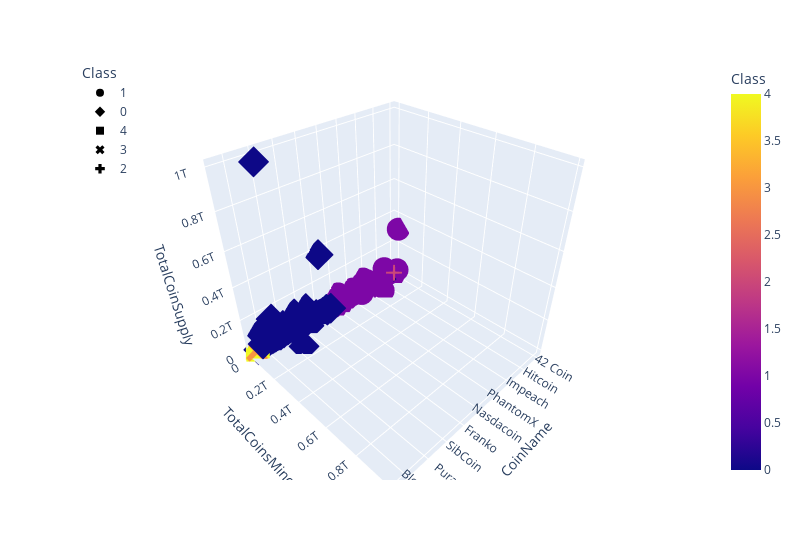

Source (notebook cell):
### Markdown cell above
## Visualizing Results

### Code cell
# Create 3D scater plot
fig = px.scatter_3d(
    clustered_df,
    x="CoinName",
    y="TotalCoinsMined",
    z="TotalCoinSupply",
    color="Class",
    symbol="Class",
    width=800,
    hover_name="CoinName",
    hover_data=["Algorithm"])

fig.update_layout(legend=dict(x=0, y=1))
fig.show()

### Figure 1 — Plotly figure (JSON) as saved in the notebook; plotly's stock layout.template omitted (floating-point values rounded to 4 significant figures; data arrays with more than 128 entries replaced by an {"elided": "..."} marker saying what was removed)
{"data": [{"customdata": {"elided": "288x1 str values"}, "hovertemplate": "<b>%{hovertext}</b><br><br>Class=%{marker.color}<br>CoinName=%{x}<br>TotalCoinsMined=%{y}<br>TotalCoinSupply=%{z}<br>Algorithm=%{customdata[0]}<extra></extra>", "hovertext": {"elided": "288 str values"}, "legendgroup": "1", "marker": {"color": {"elided": "288 int values"}, "coloraxis": "coloraxis", "symbol": "circle"}, "mode": "markers", "name": "1", "scene": "scene", "showlegend": true, "type": "scatter3d", "x": {"elided": "288 str values"}, "y": {"elided": "288 float values"}, "z": {"elided": "288 float values"}}, {"customdata": {"elided": "238x1 str values"}, "hovertemplate": "<b>%{hovertext}</b><br><br>Class=%{marker.color}<br>CoinName=%{x}<br>TotalCoinsMined=%{y}<br>TotalCoinSupply=%{z}<br>Algorithm=%{customdata[0]}<extra></extra>", "hovertext": {"elided": "238 str values"}, "legendgroup": "0", "marker": {"color": {"elided": "238 int values"}, "coloraxis": "coloraxis", "symbol": "diamond"}, "mode": "markers", "name": "0", "scene": "scene", "showlegend": true, "type": "scatter3d", "x": {"elided": "238 str values"}, "y": {"elided": "238 float values"}, "z": {"elided": "238 float values"}}, {"customdata": [["Proof-of-BibleHash"], ["SHA-256 + Hive"], ["Proof-of-Authority"], ["SHA3-256"], ["Leased POS"]], "hovertemplate": "<b>%{hovertext}</b><br><br>Class=%{marker.color}<br>CoinName=%{x}<br>TotalCoinsMined=%{y}<br>TotalCoinSupply=%{z}<br>Algorithm=%{customdata[0]}<extra></extra>", "hovertext": ["BiblePay", "LitecoinCash", "Poa Network", "Fiii", "Waves"], "legendgroup": "4", "marker": {"color": [4, 4, 4, 4, 4], "coloraxis": "coloraxis", "symbol": "square"}, "mode": "markers", "name": "4", "scene": "scene", "showlegend": true, "type": "scatter3d", "x": ["BiblePay", "LitecoinCash", "Poa Network", "Fiii", "Waves"], "y": [1772000000.0, 638400000.0, 204479039, -5918000000.0, 100000000], "z": [5200000000, 840000000, 252460800, 5000000000, 100000000]}, {"customdata": [["ECC 256K1"]], "hovertemplate": "<b>%{hovertext}</b><br><br>Class=%{marker.color}<br>CoinName=%{x}<br>TotalCoinsMined=%{y}<br>TotalCoinSupply=%{z}<br>Algorithm=%{customdata[0]}<extra></extra>", "hovertext": ["Acute Angle Cloud"], "legendgroup": "3", "marker": {"color": [3], "coloraxis": "coloraxis", "symbol": "x"}, "mode": "markers", "name": "3", "scene": "scene", "showlegend": true, "type": "scatter3d", "x": ["Acute Angle Cloud"], "y": [1000000000], "z": [1000000000]}, {"customdata": [["TRC10"]], "hovertemplate": "<b>%{hovertext}</b><br><br>Class=%{marker.color}<br>CoinName=%{x}<br>TotalCoinsMined=%{y}<br>TotalCoinSupply=%{z}<br>Algorithm=%{customdata[0]}<extra></extra>", "hovertext": ["BitTorrent"], "legendgroup": "2", "marker": {"color": [2], "coloraxis": "coloraxis", "symbol": "cross"}, "mode": "markers", "name": "2", "scene": "scene", "showlegend": true, "type": "scatter3d", "x": ["BitTorrent"], "y": [990000000000.0], "z": [990000000000]}], "layout": {"coloraxis": {"colorbar": {"title": {"text": "Class"}}, "colorscale": [[0, "#0d0887"], [0.1111, "#46039f"], [0.2222, "#7201a8"], [0.3333, "#9c179e"], [0.4444, "#bd3786"], [0.5556, "#d8576b"], [0.6667, "#ed7953"], [0.7778, "#fb9f3a"], [0.8889, "#fdca26"], [1, "#f0f921"]]}, "legend": {"title": {"text": "Class"}, "tracegroupgap": 0, "x": 0, "y": 1}, "margin": {"t": 60}, "scene": {"domain": {"x": [0, 1], "y": [0, 1]}, "xaxis": {"title": {"text": "CoinName"}}, "yaxis": {"title": {"text": "TotalCoinsMined"}}, "zaxis": {"title": {"text": "TotalCoinSupply"}}}, "width": 800}}
